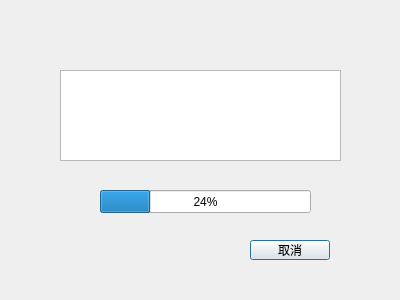
<?xml version="1.0" encoding="UTF-8"?>
<ui version="4.0">
 <class>lockdialog</class>
 <widget class="QDialog" name="lockdialog">
  <property name="geometry">
   <rect>
    <x>0</x>
    <y>0</y>
    <width>400</width>
    <height>300</height>
   </rect>
  </property>
  <property name="windowTitle">
   <string>Dialog</string>
  </property>
  <widget class="QPushButton" name="pushButton">
   <property name="geometry">
    <rect>
     <x>250</x>
     <y>240</y>
     <width>80</width>
     <height>20</height>
    </rect>
   </property>
   <property name="text">
    <string>取消</string>
   </property>
  </widget>
  <widget class="QProgressBar" name="progressBar">
   <property name="geometry">
    <rect>
     <x>100</x>
     <y>190</y>
     <width>211</width>
     <height>23</height>
    </rect>
   </property>
   <property name="value">
    <number>24</number>
   </property>
  </widget>
  <widget class="QTextBrowser" name="textBrowser">
   <property name="geometry">
    <rect>
     <x>60</x>
     <y>70</y>
     <width>281</width>
     <height>91</height>
    </rect>
   </property>
  </widget>
 </widget>
 <resources/>
 <connections/>
</ui>
